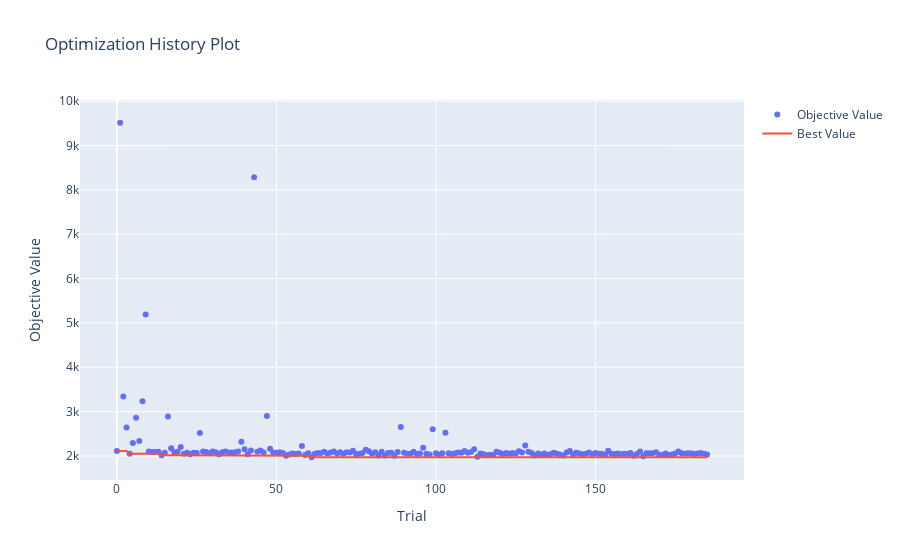

Source (notebook cell):
### Markdown cell above
## 5. Visualizaciones (5 puntos)

Satisfecho con su trabajo, Fiu le pregunta si es posible generar visualizaciones que permitan entender el entrenamiento de su modelo.

A partir del siguiente <a href = https://optuna.readthedocs.io/en/stable/tutorial/10_key_features/005_visualization.html#visualization>enlace</a>, genere las siguientes visualizaciones:

1. Gráfico de historial de optimización [1 punto]
2. Gráfico de coordenadas paralelas [1 punto]
3. Gráfico de importancia de hiperparámetros [1 punto]

Comente sus resultados:

4. ¿Desde qué *trial* se empiezan a observar mejoras notables en sus resultados? [0.5 puntos]
5. ¿Qué tendencias puede observar a partir del gráfico de coordenadas paralelas? [1 punto]
6. ¿Cuáles son los hiperparámetros con mayor importancia para la optimización de su modelo? [0.5 puntos]

### Code cell
optuna.visualization.plot_optimization_history(study)

### Figure 1 — Plotly figure (JSON) as saved in the notebook; plotly's stock layout.template omitted (floating-point values rounded to 4 significant figures; data arrays with more than 128 entries replaced by an {"elided": "..."} marker saying what was removed)
{"data": [{"mode": "markers", "name": "Objective Value", "type": "scatter", "x": {"elided": "186 int values"}, "y": {"elided": "186 float values"}}, {"mode": "lines", "name": "Best Value", "type": "scatter", "x": {"elided": "186 int values"}, "y": {"elided": "186 float values"}}, {"marker": {"color": "#cccccc"}, "mode": "markers", "name": "Infeasible Trial", "showlegend": false, "type": "scatter", "x": [], "y": []}], "layout": {"title": {"text": "Optimization History Plot"}, "xaxis": {"title": {"text": "Trial"}}, "yaxis": {"title": {"text": "Objective Value"}}}}
